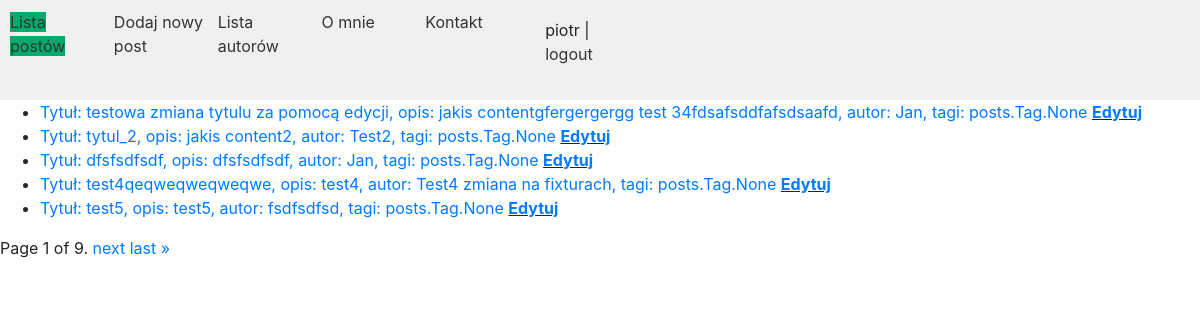
The app's page / (signed in) with its own data.
### posts/models.py (models this page shows, shortened)
class Post(models.Model):
    title = models.CharField(max_length=50)
    content = models.TextField()
    created = models.DateTimeField(auto_now_add=True)
    modified = models.DateTimeField(auto_now=True)
    image = models.ImageField(upload_to='photos/%Y/%m/%d')
    tags = models.ManyToManyField("posts.Tag")
    author = models.ForeignKey(
        'posts.Author',
        on_delete=models.CASCADE
    )
    def __str__(self):
        return f"Tytuł: {self.title}, opis: {self.content}, autor: {self.author.nick}, tagi: {self.tags}"

class Author(models.Model):
    nick = models.CharField(max_length=50)
    email = models.EmailField()
    bio = models.TextField(null=True)

### posts/views.py (the view)
# urls.py: path('', post_list, name='lista_postow'),
@login_required
def post_list(request):
    posts = Post.objects.all()
    paginator = Paginator(posts, 5)
    page_number = request.GET.get('page')
    posts = paginator.get_page(page_number)
    return render(
        request=request,
        template_name="main.html",
        context={'posts': posts, 'title': 'Lista postów', 'active_tab': 'post_list'},
    )

### templates/main.html (shortened to what this page needs)
{% load bootstrap4 %}
<!DOCTYPE html>
<html lang="en">
<head>
    {% load static %}
    {% bootstrap_css %}
    <link rel="stylesheet" type="text/css" href="{% static 'css/style.css' %}">
</head>
<body>
<header class="logo">
    <nav>
        <ul>
            <li><a {% if active_tab == 'post_list' %} class='active' {% endif %} href="{% url 'posts:lista_postow' %}">Lista
                postów</a></li>
            <li><a {% if active_tab == 'post_add' %} class='active' {% endif %} href="{% url 'posts:post_add' %}">Dodaj
                nowy
                post</a>
            </li>
            <li><a {% if active_tab == 'authors_list' %} class='active' {% endif %}
                                                         href="{% url 'posts:lista_autorow' %}">Lista
                autorów</a></li>
            <li><a {% if active_tab == 'me' %} class='active' {% endif %}
                                               href="{% url 'infos:me' %}">O mnie</a></li>
            <li><a {% if active_tab == 'contact' %} class='active' {% endif %}
                                                    href="{% url 'infos:contact' %}">Kontakt</a></li>
            <li>{% if user.is_authenticated %}
                <p class="nav-link">
                    {{ user.username }} | <a href="{% url 'logout' %}">logout</a>
                </p>
            {% else %}
                <a class="nav-link" href="{% url 'login' %}">login</a>
            {% endif %}</li>
        </ul>
    </nav>
</header>
{% block content %}
    <ul>
        {% for p in posts %}
            <li><a href="{% url "posts:post" p.id %}">{{ p }}</a> <u><b><a href="{% url "posts:edit_post" p.id %}">Edytuj</a></b></u> </li>
        {% endfor %}
    </ul>
    <div class="pagination">
   <span class="step-links">
       <span class="current">
           Page {{ posts.number }} of {{ posts.paginator.num_pages }}.
       </span>
       {% if posts.has_next %}
           <a href="?page={{ posts.next_page_number }}">next</a>
           <a href="?page={{ posts.paginator.num_pages }}">last »</a>
       {% endif %}
   </span>
    </div>
{% endblock %}
</body>
</html>

### posts/static/css/style.css (style rules this page uses)
header { background-color: #f0f0f0; padding: 10px; display: flex; justify-content: space-between; align-items: center; }
nav ul { list-style: none; padding: 0; margin: 0; display: flex; }
nav ul li { margin-right: 10px; flex: 1; }
.active { background-color: #04AA6D; }
nav ul li:last-child { margin-right: 0; }
nav ul li a { text-decoration: none; color: #333; }

### records on screen
Post: title+content+author "Tytuł: testowa zmiana tytulu za pomocą edycji, opis: jakis contentgfergergergg test 34fdsafsddfafsdsaafd, autor: Jan, tagi: posts.Tag.None"
Post: title+content+author "Tytuł: tytul_2, opis: jakis content2, autor: Test2, tagi: posts.Tag.None"
Post: title+content+author "Tytuł: dfsfsdfsdf, opis: dfsfsdfsdf, autor: Jan, tagi: posts.Tag.None"
Post: title+content+author "Tytuł: test4qeqweqweqweqwe, opis: test4, autor: Test4 zmiana na fixturach, tagi: posts.Tag.None"
Post: title+content+author "Tytuł: test5, opis: test5, autor: fsdfsdfsd, tagi: posts.Tag.None"

### other values on screen
{{ user.username }} "piotr"
{{ posts.number }} "1"
{{ posts.paginator.num_pages }} "9"
